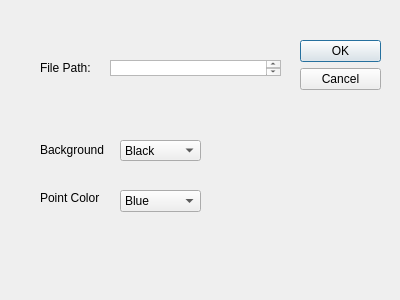
<?xml version="1.0" encoding="UTF-8"?>
<ui version="4.0">
 <class>Dialog</class>
 <widget class="QDialog" name="Dialog">
  <property name="geometry">
   <rect>
    <x>0</x>
    <y>0</y>
    <width>400</width>
    <height>300</height>
   </rect>
  </property>
  <property name="windowTitle">
   <string>Dialog</string>
  </property>
  <widget class="QDialogButtonBox" name="buttonBox">
   <property name="geometry">
    <rect>
     <x>300</x>
     <y>40</y>
     <width>81</width>
     <height>241</height>
    </rect>
   </property>
   <property name="orientation">
    <enum>Qt::Vertical</enum>
   </property>
   <property name="standardButtons">
    <set>QDialogButtonBox::Cancel|QDialogButtonBox::Ok</set>
   </property>
  </widget>
  <widget class="QComboBox" name="comboBox">
   <property name="geometry">
    <rect>
     <x>120</x>
     <y>140</y>
     <width>81</width>
     <height>21</height>
    </rect>
   </property>
   <item>
    <property name="text">
     <string>Black</string>
    </property>
   </item>
   <item>
    <property name="text">
     <string>White</string>
    </property>
   </item>
   <item>
    <property name="text">
     <string>Yellow</string>
    </property>
   </item>
   <item>
    <property name="text">
     <string>Red</string>
    </property>
   </item>
  </widget>
  <widget class="QLabel" name="Background">
   <property name="geometry">
    <rect>
     <x>40</x>
     <y>140</y>
     <width>71</width>
     <height>20</height>
    </rect>
   </property>
   <property name="text">
    <string>Background</string>
   </property>
  </widget>
  <widget class="QLabel" name="PointColor">
   <property name="geometry">
    <rect>
     <x>40</x>
     <y>190</y>
     <width>81</width>
     <height>16</height>
    </rect>
   </property>
   <property name="text">
    <string>Point Color</string>
   </property>
  </widget>
  <widget class="QComboBox" name="comboBox_2">
   <property name="geometry">
    <rect>
     <x>120</x>
     <y>190</y>
     <width>81</width>
     <height>22</height>
    </rect>
   </property>
   <item>
    <property name="text">
     <string>Blue</string>
    </property>
   </item>
   <item>
    <property name="text">
     <string>Black</string>
    </property>
   </item>
   <item>
    <property name="text">
     <string>White</string>
    </property>
   </item>
   <item>
    <property name="text">
     <string>Red</string>
    </property>
   </item>
   <item>
    <property name="text">
     <string>Intensity</string>
    </property>
   </item>
  </widget>
  <widget class="QLabel" name="File_Path">
   <property name="geometry">
    <rect>
     <x>40</x>
     <y>60</y>
     <width>54</width>
     <height>16</height>
    </rect>
   </property>
   <property name="text">
    <string>File Path: </string>
   </property>
  </widget>
  <widget class="QPlainTextEdit" name="op_file_path">
   <property name="geometry">
    <rect>
     <x>110</x>
     <y>60</y>
     <width>171</width>
     <height>16</height>
    </rect>
   </property>
  </widget>
 </widget>
 <resources/>
 <connections>
  <connection>
   <sender>buttonBox</sender>
   <signal>accepted()</signal>
   <receiver>Dialog</receiver>
   <slot>accept()</slot>
   <hints>
    <hint type="sourcelabel">
     <x>248</x>
     <y>254</y>
    </hint>
    <hint type="destinationlabel">
     <x>157</x>
     <y>274</y>
    </hint>
   </hints>
  </connection>
  <connection>
   <sender>buttonBox</sender>
   <signal>rejected()</signal>
   <receiver>Dialog</receiver>
   <slot>reject()</slot>
   <hints>
    <hint type="sourcelabel">
     <x>316</x>
     <y>260</y>
    </hint>
    <hint type="destinationlabel">
     <x>286</x>
     <y>274</y>
    </hint>
   </hints>
  </connection>
 </connections>
</ui>
